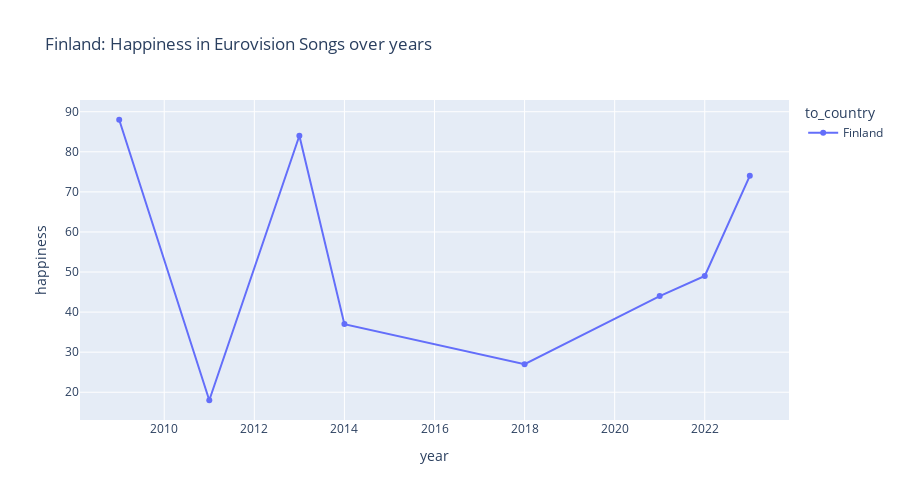

The cell this chart's notebook holds for it:
### Code cell
# Ploting song happiness trend overyears per country Finland

fig = px.line(data_frame=finland_only, 
              x='year', 
              y='happiness', 
              height=500, 
              title="Finland: Happiness in Eurovision Songs over years", 
              markers=True,
              color='to_country'
             )
fig.show()
#fig
#fig.show(renderer="browser")

### Figure 1 — Plotly figure (JSON) as saved in the notebook; plotly's stock layout.template omitted (floating-point values rounded to 4 significant figures)
{"data": [{"hovertemplate": "to_country=Finland<br>year=%{x}<br>happiness=%{y}<extra></extra>", "legendgroup": "Finland", "line": {"color": "#636efa", "dash": "solid"}, "marker": {"symbol": "circle"}, "mode": "lines+markers", "name": "Finland", "orientation": "v", "showlegend": true, "type": "scatter", "x": [2009, 2011, 2013, 2014, 2018, 2021, 2022, 2023], "xaxis": "x", "y": [88.0, 18.0, 84.0, 37.0, 27.0, 44.0, 49.0, 74.0], "yaxis": "y"}], "layout": {"height": 500, "legend": {"title": {"text": "to_country"}, "tracegroupgap": 0}, "title": {"text": "Finland: Happiness in Eurovision Songs over years"}, "xaxis": {"anchor": "y", "domain": [0, 1], "title": {"text": "year"}}, "yaxis": {"anchor": "x", "domain": [0, 1], "title": {"text": "happiness"}}}}
